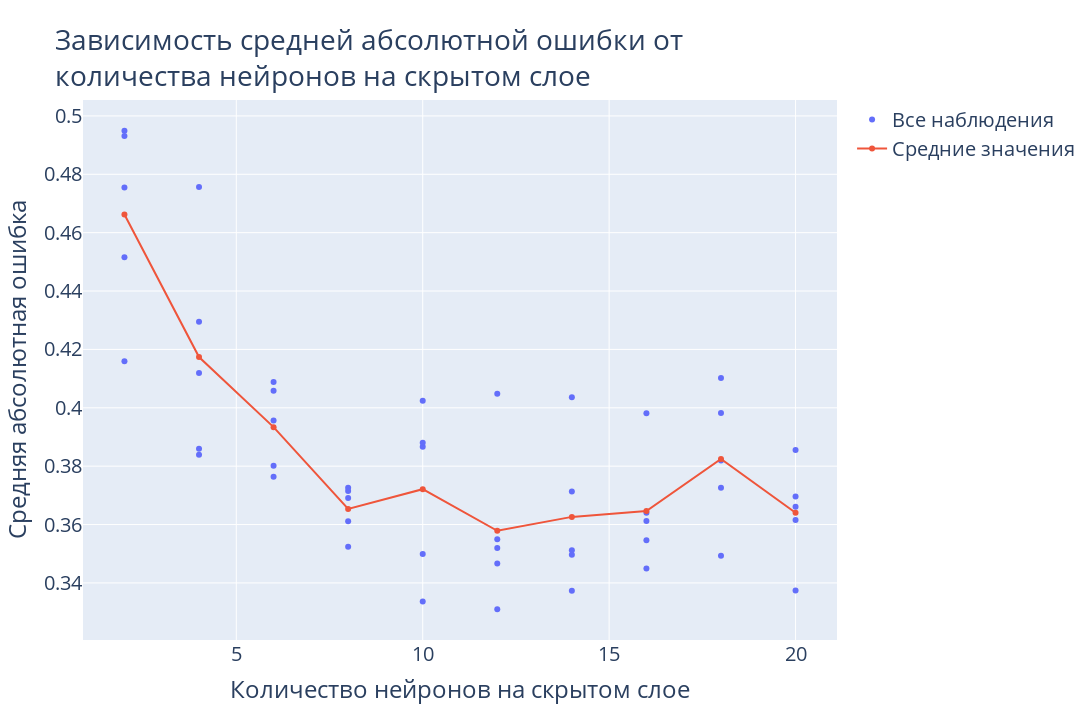

This figure's notebook cell:
### Code cell
# Plotting results for training epochs amount
fig = go.Figure()
fig.add_trace(
    go.Scatter(x=all_sizes, y=all_mapes,
               name='Все наблюдения', mode='markers')
)
fig.add_trace(
    go.Scatter(x=hidden_sizes, y=mapes_mean,
               name='Средние значения', mode='lines+markers')
)
fig.update_layout(
    title='Зависимость средней абсолютной ошибки от<br>количества нейронов на скрытом слое',
    font=dict(size=20),
    xaxis=dict(title='Количество нейронов на скрытом слое'),
    yaxis=dict(title='Средняя абсолютная ошибка'),
    width=1280,
    height=720
)
fig.show()

### Figure 1 — Plotly figure (JSON) as saved in the notebook; plotly's stock layout.template omitted (floating-point values rounded to 4 significant figures)
{"data": [{"mode": "markers", "name": "Все наблюдения", "type": "scatter", "x": [2, 2, 2, 2, 2, 4, 4, 4, 4, 4, 6, 6, 6, 6, 6, 8, 8, 8, 8, 8, 10, 10, 10, 10, 10, 12, 12, 12, 12, 12, 14, 14, 14, 14, 14, 16, 16, 16, 16, 16, 18, 18, 18, 18, 18, 20, 20, 20, 20, 20], "y": [0.4949, 0.4516, 0.4754, 0.416, 0.4931, 0.3839, 0.4756, 0.4119, 0.4295, 0.386, 0.4059, 0.3801, 0.3956, 0.4088, 0.3764, 0.3715, 0.3611, 0.3524, 0.3726, 0.3691, 0.3866, 0.3336, 0.35, 0.388, 0.4024, 0.355, 0.4048, 0.3519, 0.331, 0.3467, 0.3512, 0.3373, 0.3497, 0.3714, 0.4036, 0.3981, 0.3612, 0.3449, 0.3546, 0.364, 0.3726, 0.3982, 0.4102, 0.3819, 0.3493, 0.3616, 0.3661, 0.3855, 0.3374, 0.3696]}, {"mode": "lines+markers", "name": "Средние значения", "type": "scatter", "x": [2, 4, 6, 8, 10, 12, 14, 16, 18, 20], "y": [0.4662, 0.4174, 0.3934, 0.3653, 0.3721, 0.3579, 0.3626, 0.3646, 0.3825, 0.364]}], "layout": {"font": {"size": 20}, "height": 720, "title": {"text": "Зависимость средней абсолютной ошибки от<br>количества нейронов на скрытом слое"}, "width": 1280, "xaxis": {"title": {"text": "Количество нейронов на скрытом слое"}}, "yaxis": {"title": {"text": "Средняя абсолютная ошибка"}}}}
